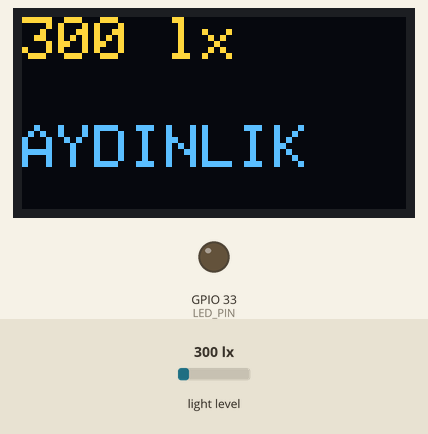
This sketch was run on a simulated ESP32. Parts: 128×64 one-colour display, output pins drawn as LEDs (lit = HIGH). Inputs (shaded band) come from the test bench; at power-on: light level 300 lx. The OLED is the two-colour kind (top 16 rows yellow); what the sketch prints to the serial monitor is not drawn.

Above: at 1.3 s.
1.4 s: light level set to 106 lx
At 2.7 s:
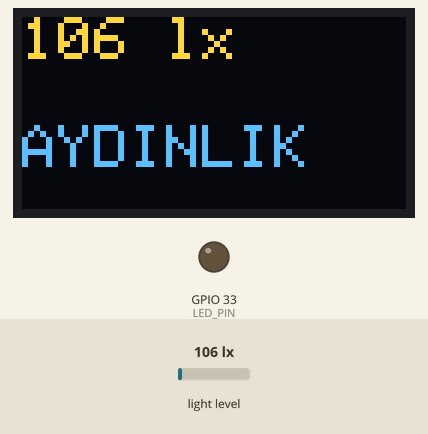
3.1 s: light level set to 91 lx
At 4.3 s:
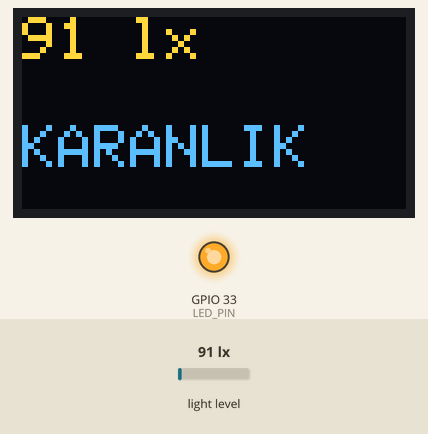
4.7 s: light level set to 40 lx
At 6.0 s:
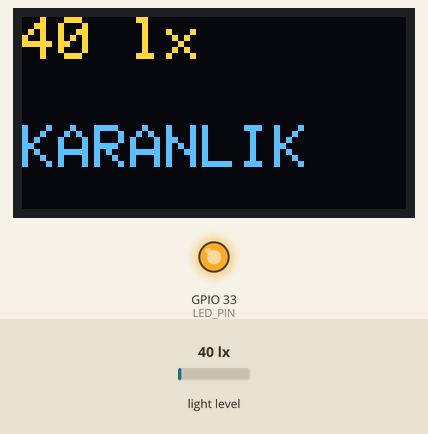
Timing chart, 0 to 7.7 s (numbered marks = the images above; inputs shaded):
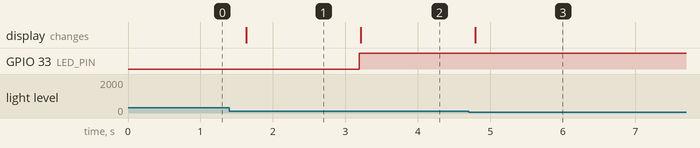

The sketch:

Foy4_BH_Karar.ino
```cpp
// FOY 4 - Kod 4.2: Akilli gece lambasi
#include <Wire.h>
#include <BH1750.h>
#include <Adafruit_GFX.h>
#include <Adafruit_SSD1306.h>

const int LED_PIN = 33;               // Foy 0'daki LED + 330 ohm devresi
const float KARANLIK_ESIGI = 100.0;   // Etkinlik 2'de SEN belirle

BH1750 isikSensoru;
Adafruit_SSD1306 ekran(128, 64, &Wire, -1);

void setup() {
  Serial.begin(115200);
  Wire.begin(21, 22);
  pinMode(LED_PIN, OUTPUT);

  if (!isikSensoru.begin(BH1750::CONTINUOUS_HIGH_RES_MODE, 0x23, &Wire)) {
    Serial.println("HATA: BH1750 bulunamadi.");
    while (true) delay(100);
  }
  if (!ekran.begin(SSD1306_SWITCHCAPVCC, 0x3C)) {
    Serial.println("HATA: OLED baslatilamadi.");
    while (true) delay(100);
  }
  ekran.setTextColor(SSD1306_WHITE);
}

void loop() {
  float lux = isikSensoru.readLightLevel();

  ekran.clearDisplay();
  ekran.setTextSize(2);
  ekran.setCursor(0, 0);
  ekran.print(lux, 0);
  ekran.println(" lx");

  ekran.setCursor(0, 36);
  if (lux < KARANLIK_ESIGI) {
    ekran.println("KARANLIK");
    digitalWrite(LED_PIN, HIGH);      // gece lambasi yanar
  } else {
    ekran.println("AYDINLIK");
    digitalWrite(LED_PIN, LOW);
  }
  ekran.display();

  Serial.print(lux, 1);
  Serial.println(" lx");
  delay(500);
}
```

Measured:
- the behaviour switches between 100 and 99 lx on light level (found by bisection; images 1 and 2)
- after the input at 1.4 s, the display: changes after 0.24 s (image 1)
- after the input at 3.1 s, GPIO 33 (LED_PIN): LOW → HIGH after 0.09 s; the display: changes after 0.11 s (image 2)
- after the input at 4.7 s, the display: changes after 0.09 s (image 3)
